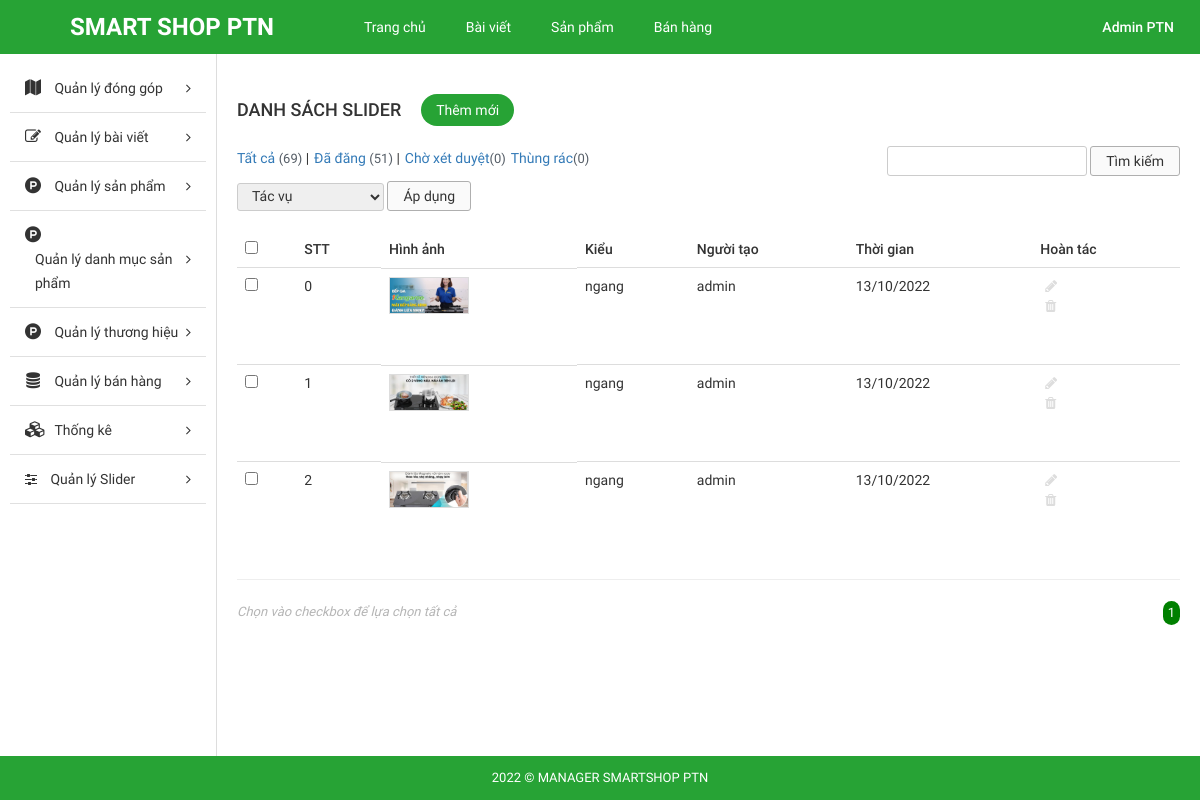
The app's page /admin/index.php?modules=sliders&controllers=index&action=list (signed in) with its own data.
### tables this page shows
CREATE TABLE `tbl_slider` (
  `id` int(11) NOT NULL,
  `image` varchar(255) NOT NULL,
  `user` varchar(255) NOT NULL,
  `create_date` varchar(255) NOT NULL,
  `type` enum('dọc','ngang') NOT NULL
);

### admin/libraries/database.php (called while the page is built, shortened)
<?php
function db_query($query_string) {
    global $conn;
    $result = mysqli_query($conn, $query_string);
    return $result;
}
function db_fetch_array($query_string) {
    $result = array();
    $mysqli_result = db_query($query_string);
    while ($row = mysqli_fetch_assoc($mysqli_result)) {
        $result[] = $row;
    }
    return $result;
}

### admin/modules/sliders/models/indexModel.php (called while the page is built, shortened)
<?php
function getAllSlider(){
	return db_fetch_array("SELECT * FROM `tbl_slider`");
}

### admin/modules/sliders/controllers/indexController.php (called while the page is built, shortened)
<?php
function listAction() {
	$data_tmp = getAllSlider();
	if(!empty($_GET['page'])){
		$page = $_GET['page'];
	}else{
		$page =1;
	}
	$numProduct = count($data_tmp);
	$productOnPage = 5;
	$num = ceil($numProduct/$productOnPage);
	$start = ($page - 1) * $productOnPage;
	$res =[];
	for ($i=$start; $i < $start+$productOnPage; $i++) {
		if(isset($data_tmp[$i]))
        $res[] = $data_tmp[$i];
	};
	$data = [$res, $num, $page];
	load_view('list',$data);
}

### admin/core/router.php (called while the page is built, shortened)
<?php
$action_name = get_action().'Action';
call_function(array('construct', $action_name));

### admin/core/appload.php (called while the page is built, shortened)
<?php
require CONFIGPATH . DIRECTORY_SEPARATOR . 'database.php';
require LIBPATH . DIRECTORY_SEPARATOR . 'database.php';
require COREPATH . DIRECTORY_SEPARATOR . 'base.php';
require COREPATH . DIRECTORY_SEPARATOR . 'router.php';

### admin/index.php (called while the page is built, shortened)
<?php
require COREPATH.DIRECTORY_SEPARATOR.'appload.php';

### admin/modules/sliders/views/listView.php (the view, shortened to what this page needs)
<div id="main-content-wp" class="list-product-page list-slider">
    <div class="wrap clearfix">
        <div id="content" class="fl-right">
            <div class="section" id="title-page">
                <div class="clearfix">
                    <h3 id="index" class="fl-left">Danh sách slider</h3>
                    <a href="?modules=sliders&controllers=index&action=add" title="" id="add-new" class="fl-left">Thêm mới</a>
                </div>
            </div>
            <div class="section" id="detail-page">
                <div class="section-detail">
                    <div class="filter-wp clearfix">
                        <ul class="post-status fl-left">
                            <li class="all"><a href="">Tất cả <span class="count">(69)</span></a> |</li>
                            <li class="publish"><a href="">Đã đăng <span class="count">(51)</span></a> |</li>
                            <li class="pending"><a href="">Chờ xét duyệt<span class="count">(0)</span></a></li>
                            <li class="pending"><a href="">Thùng rác<span class="count">(0)</span></a></li>
                        </ul>
                        <form method="GET" class="form-s fl-right">
                            <input type="text" name="s" id="s">
                            <input type="submit" name="sm_s" value="Tìm kiếm">
                        </form>
                    </div>
                    <div class="actions">
                        <form method="GET" action="" class="form-actions">
                            <select name="actions">
                                <option value="0">Tác vụ</option>
                            </select>
                            <input type="submit" name="sm_action" value="Áp dụng">
                        </form>
                    </div>
                    <div class="table-responsive">
                        <table class="table list-table-wp">
                            <thead>
                                <tr>
                                    <td><input type="checkbox" name="checkAll" id="checkAll"></td>
                                    <td><span class="thead-text">STT</span></td>
                                    <td><span class="thead-text">Hình ảnh</span></td>
                                    <td><span class="thead-text">Kiểu</span></td>
                                    <td><span class="thead-text">Người tạo</span></td>
                                    <td><span class="thead-text">Thời gian</span></td>
                                    <td><span class="thead-text">Hoàn tác</span></td>
                                </tr>
                            </thead>
                            <tbody>
                                <?php $i=0; if(!empty($data['0']))  foreach ($data['0'] as $value) { ?>
                                <tr>
                                    <td><input type="checkbox" name="checkItem" class="checkItem"></td>
                                    <td><span class="tbody-text"><?php echo $i++; ?></h3></span>
                                    <td class="clearfix">
                                        <div class="tb-title fl-left">
                                            <div class="tbody-thumb">
                                                <img src="<?php echo $value['image'] ;?>" alt="">
                                            </div>
                                        </div>
                                    </td>
                                    <td><span class="thead-text"><?php echo $value['type']; ?></span></td>
                                    <td><span class="tbody-text"><?php echo $value['user']; ?></span></td>
                                    <td><span class="tbody-text"><?php echo $value['create_date']; ?></span></td>
                                    <td>
                                        <ul class="list-operation">
                                            <li><a href="?modules=sliders&controllers=index&action=edit&id=<?php echo $value['id']; ?>" title="Sửa" class="edit"><i class="fa fa-pencil" aria-hidden="true"></i></a></li>
                                            <li><a href="?modules=sliders&controllers=index&action=delete&id=<?php echo $value['id']; ?>" title="Xóa" class="delete"><i class="fa fa-trash" aria-hidden="true"></i></a></li>
                                        </ul>
                                    </td>
                                </tr>
                            <?php }; ?>
                            </tbody>
                        </table>
                        <hr>
                    </div>
                </div>
            </div>
            <div class="section" id="paging-wp">
                <div class="section-detail clearfix">
                    <p id="desc" class="fl-left">Chọn vào checkbox để lựa chọn tất cả</p>
                    <ul id="list-paging" class="fl-right">
                        <?php for ($i=1; $i <= $data['1'] ; $i++) { ?>
                        <li>
                            <a <?php if($i == $data['2']) echo 'style="background-color: green;color:white; border-radius:300px;"';  ?>  href="?modules=categorys&controllers=index&action=list&page=<?php echo $i; ?>" title=""><?php echo $i; ?></a>
                        </li>
                        <?php }; ?>
                    </ul>
                </div>
            </div>
        </div>
    </div>
</div>

### admin/core/base.php (shortened to what this page needs)
<?php
function get_module() {
    global $config;
    $module = isset($_GET['modules']) ? $_GET['modules'] : $config['default_module'];
    return $module;
}
function call_function($list_function = array()) {
    if (is_array($list_function)) {
        foreach ($list_function as $f) {
            if (function_exists($f())) {
                $f();
            }
        }
    }
}
function load_view($name, $data_send = array()) {
    $data = $data_send;
    $path = MODULESPATH . DIRECTORY_SEPARATOR . get_module() . DIRECTORY_SEPARATOR . 'views' . DIRECTORY_SEPARATOR . $name . 'View.php';
    if (file_exists($path)) {
        require $path;
    } else {
        echo "Không tìm thấy {$path}";
    }
}
function get_header($name = '') {
    global $data;
    if (empty($name)) {
        $name = 'header';
    } else {
        $name = "header-{$name}";
    }
    $path = LAYOUTPATH . DIRECTORY_SEPARATOR . $name . '.php';
    if (file_exists($path)) {
        if (is_array($data)) {
            foreach ($data as $key => $a) {
                $$key = $a;
            }
        }
        require $path;
    } else {
        echo "Không tìm thấy {$path}";
    }
}
function get_footer($name = '') {
    global $data;
    if (empty($name)) {
        $name = 'footer';
    } else {
        $name = "footer-{$name}";
    }
    $path = LAYOUTPATH . DIRECTORY_SEPARATOR . $name . '.php';
    if (file_exists($path)) {
        if (is_array($data)) {
            foreach ($data as $key => $a) {
                $$key = $a;
            }
        }
        require $path;
    } else {
        echo "Không tìm thấy {$path}";
    }
}
function get_sidebar($name = '') {
    global $data;
    if (empty($name)) {
        $name = 'sidebar';
    } else {
        $name = "sidebar-{$name}";
    }
    $path = LAYOUTPATH . DIRECTORY_SEPARATOR . $name . '.php';
    if (file_exists($path)) {
        if (is_array($data)) {
            foreach ($data as $key => $a) {
                $$key = $a;
            }
        }
        require $path;
    } else {
        echo "Không tìm thấy {$path}";
    }
}
?>

### admin/public/css/import/global.css (style rules this page uses)
body { font-family: "Roboto Regular"; font-size: 14px; line-height: 24px; color: #333; }
.fl-left { float: left; }
.fl-right { float: right; }
img { max-width: 100%; height: auto; display: block; }
ul li { list-style: none!important; }
a { text-decoration: none!important; }

### admin/public/css/import/list_post.css (style rules this page uses)
#content { width: 82%; border-left: 1px solid #ddd; padding: 20px; }
#add-new { display: inline-block; color: #fff; background: #27a335; padding: 4px 15px; margin: 20px; border-radius: 20px; }
#index { font-family: 'Roboto Medium'; font-weight: normal; text-transform: uppercase; font-size: 18px; padding: 24px 0px; }
.list-table-wp thead tr td { font-family: 'Roboto Medium'; font-weight: normal; }
.list-operation li { float: left; }
.list-operation li a { display: block; padding: 0px 5px; color: #ddd; }
.tb-title { width: 75%; display: -webkit-box; -webkit-line-clamp: 1; -moz-line-clamp: 1; -o-line-clamp: 1; -webkit-box-orient: vertical; -moz-box-orient: vertical; -o-box-orient: vertical; max-height: 100%; overflow: hidden; }
.list-operation { width: 25%; }
#paging-wp #desc { font-size: 13px; color: #b5b5b5; font-style: italic; }
#list-paging li { float: left; }
#list-paging li a { display: inline-block; color: #555; font-size: 13px; padding: 0px 5px; }
.filter-wp { margin-bottom: 5px; }
.actions { margin-bottom: 20px; }
.post-status li { float: left; font-size: 14px; margin-right: 5px; }
.post-status li .count { color: #555d66; font-size: 13px; display: inline-block; }
.form-s input[type="text"], .form-actions select { border-radius: 3px; border: 1px solid #ccc; padding: 2px 10px; }
.form-s input[type="submit"], .form-actions input[type="submit"] { border-radius: 3px; border: 1px solid #afafaf; padding: 2px 15px; background: #fafafa; }
.form-actions select { padding: 4px 10px; }

### admin/public/css/import/list_product.css (style rules this page uses)
.tbody-thumb { width: 80px; height: 80px; overflow: hidden; }
.tbody-thumb img { border: 1px solid #ddd; }

### admin/public/css/import/menu.css (style rules this page uses)
.actions select { border-radius: 3px; border: 1px solid #ccc; padding: 4px 10px; }

### admin/public/css/import/detail_order.css (style rules this page uses)
.table { margin-bottom: 0!important; }

### records on screen
tbl_slider: image (picture), type "ngang", user "admin", create_date "13/10/2022"
tbl_slider: image (picture), type "ngang", user "admin", create_date "13/10/2022"
tbl_slider: image (picture), type "ngang", user "admin", create_date "13/10/2022"
